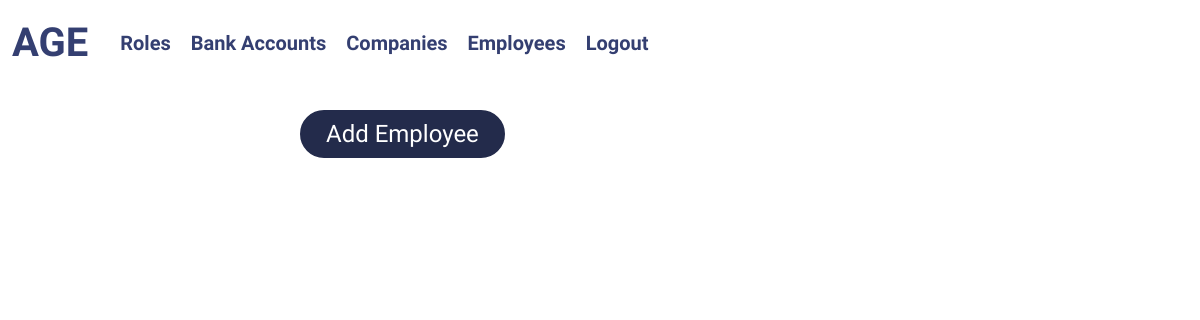
/employees/ (signed in), run on an earlier commit of the app's database.
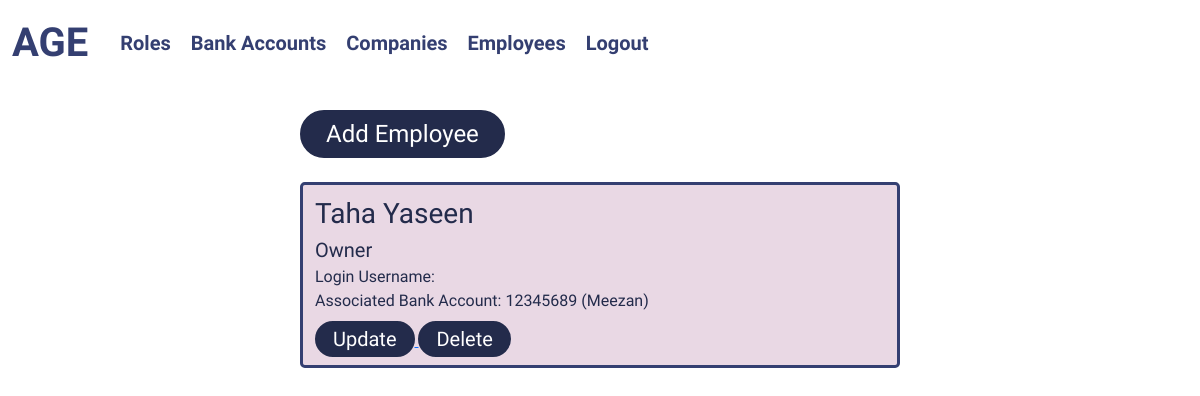
And on a later commit of the database.
### employee/models.py (models this page shows)
class Employee(models.Model):
    name = models.CharField(max_length=255)
    associated_role = models.ForeignKey("role.Role", on_delete=models.SET_NULL, null=True)
    associated_bank_account = models.ForeignKey("bank_account.BankAccount", on_delete=models.SET_NULL, null=True)
    associated_user = models.ForeignKey(User, on_delete=models.CASCADE)

### role/models.py (models this page shows)
class Role(models.Model):
    role = models.CharField(max_length=255, unique=True)
    access_to_shop_management = models.BooleanField()
    access_to_factory_management = models.BooleanField()
    access_to_warehouse_management = models.BooleanField()

### bank_account/models.py (models this page shows)
class BankAccount(models.Model):
    associated_bank = models.ForeignKey(Bank, on_delete=models.CASCADE)
    account_number = models.IntegerField(unique=True)

class Bank(models.Model):
    name = models.CharField(max_length=255)

### employee/views.py (the view)
# urls.py: path("", views.employees_view, name="employees"),
def employees_view(request):
    page_title = "Employees"
    if not request.user.is_superuser:
        return redirect("home")
    employees = Employee.objects.all()
    context = {"page_title": page_title, "employees": employees}
    return render(request, "employees.html", context)

### employee/templates/employees.html (shortened to what this page needs)
{% extends "layout.html" %} {% block content %}
<div class="col-lg-6 col-md-9 col-11 mx-auto">
	<a href="{% url 'add_employee' %}">
		<button class="mt-4 px-4 py-1 rounded-pill fs-4">Add Employee</button>
	</a>
	{% for employee in employees %}
	<div class="container mt-4 py-2 rounded-3">
		<p class="m-0 fs-3">{{employee.name}}</p>
		<p class="m-0 fs-5">{{employee.associated_role.role}}</p>
		<p class="m-0 fs-6">Login Username: {{employee.associated_user.username}}</p>
		{% if employee.associated_bank_account %}
		<p class="m-0 fs-6">
			Associated Bank Account:
			{{employee.associated_bank_account.account_number}}
			({{employee.associated_bank_account.associated_bank.name}})
		</p>
		{% endif %}
		<a href="{% url 'update_employee' employee.id %}">
			<button class="px-3 rounded-pill fs-5">Update</button>
		</a>
		<a href="{% url 'delete_employee' employee.id %}">
			<button class="px-3 rounded-pill fs-5">Delete</button>
		</a>
	</div>
	{% endfor %}
</div>
{% endblock content %}

What changed in the data, as far as the page shows it:
added Employee: name "Taha Yaseen", associated_role.role "Owner", associated_bank_account.account_number "12345689", associated_bank_account.associated_bank.name "Meezan"
